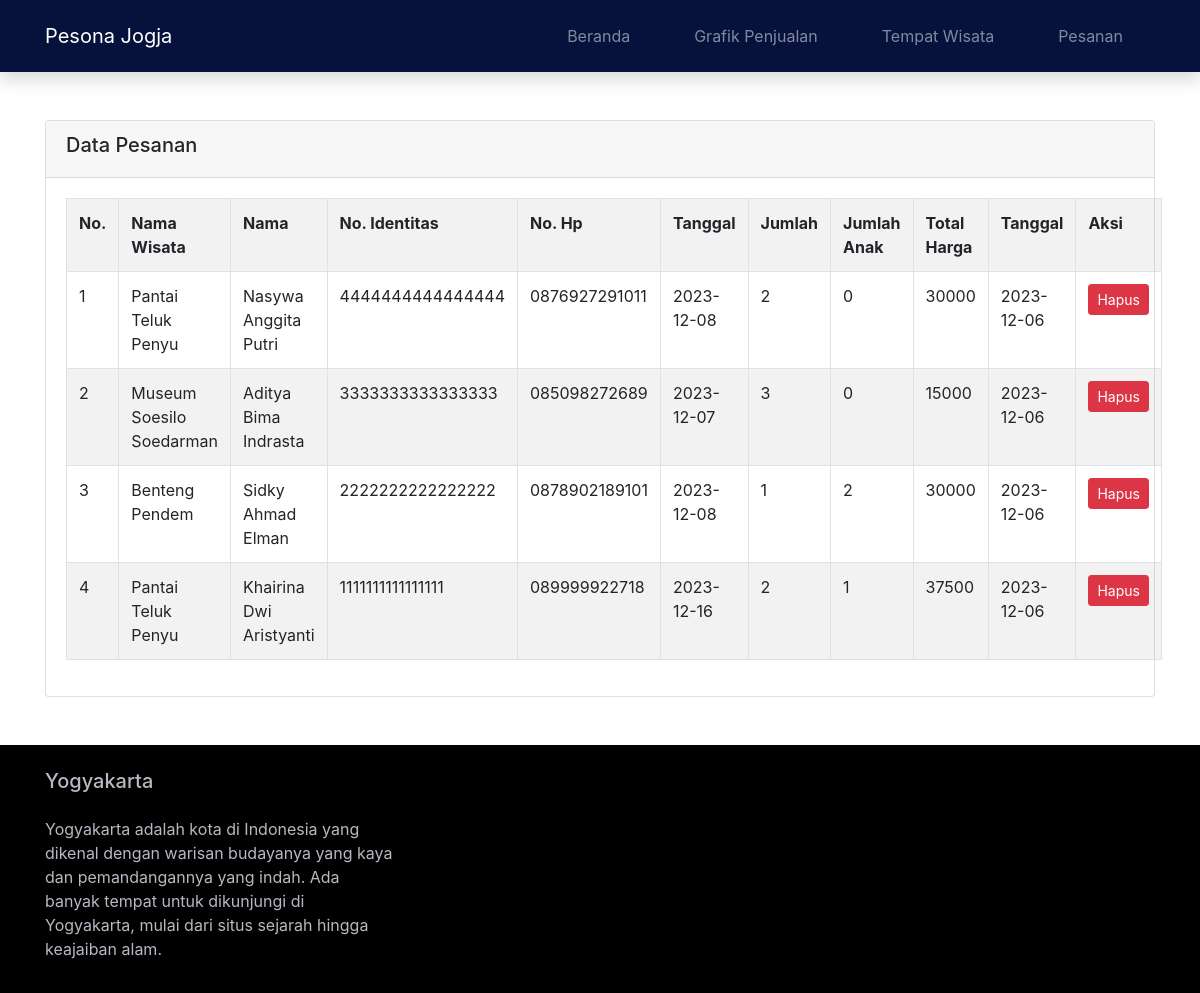
The page /index.php?page=pesanan on the database as committed earlier.
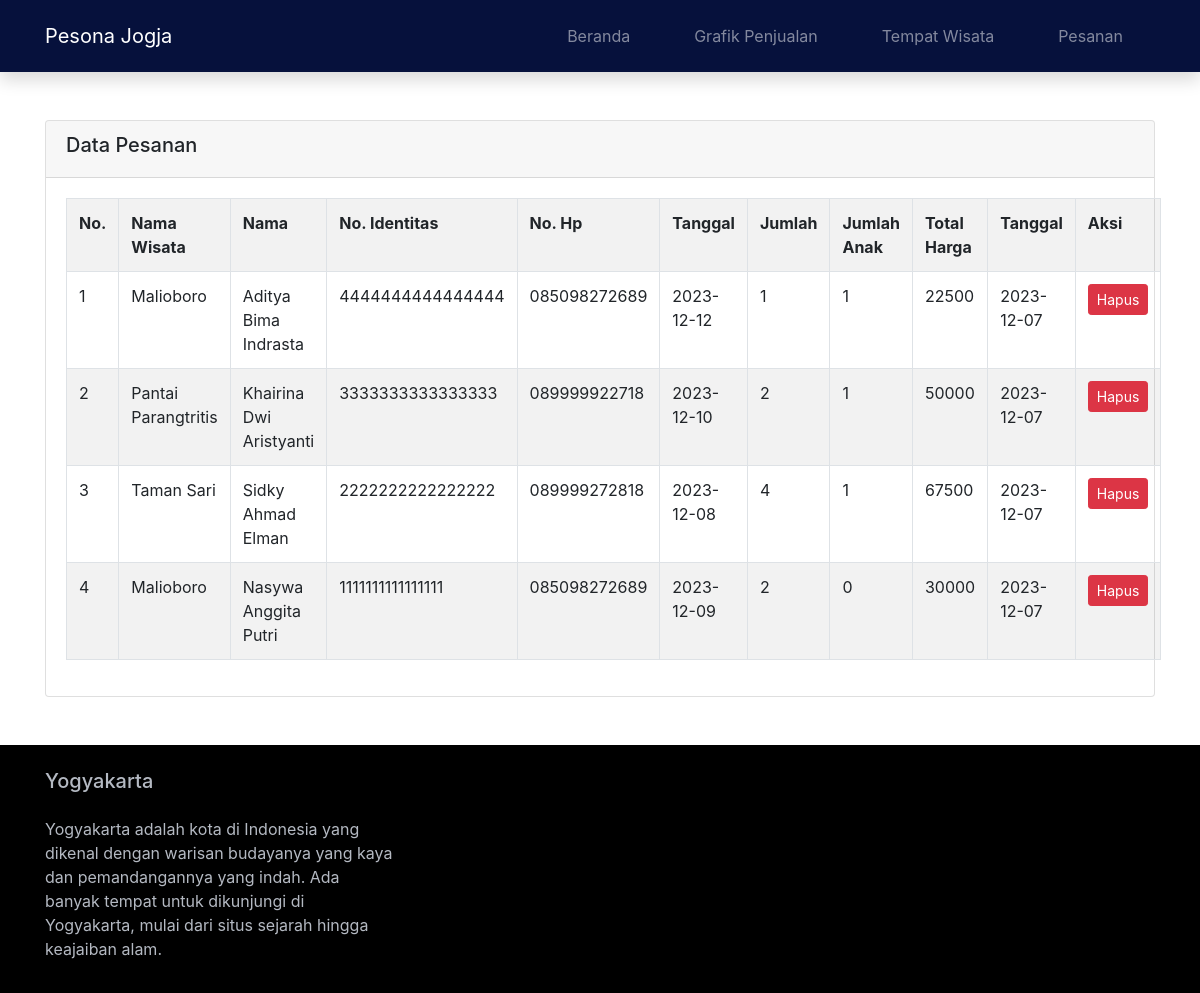
The same page on the database as committed later.
### tables this page shows
CREATE TABLE `transaksi` (
  `id` int(11) NOT NULL,
  `nama` varchar(100) NOT NULL,
  `no_identitas` bigint(20) NOT NULL,
  `no_hp` varchar(20) NOT NULL,
  `tanggal` date NOT NULL,
  `jml` int(10) NOT NULL,
  `jml_anak` int(10) NOT NULL,
  `nama_wisata` varchar(100) NOT NULL,
  `total_harga` bigint(20) NOT NULL,
  `tanggal_pesan` date NOT NULL
);

### pesanan.php (the view)
<?php
require ('koneksi.php');
$query = mysqli_query($koneksi,"SELECT * FROM transaksi ORDER BY id DESC");
?>
<div class="container">
    <div class="row">
        <div class="col-md-12">
            <div class="card">
                <div class="card-header">
                    <h5>Data Pesanan</h5>
                </div>
                <div class="card-body">
                    <table class="table table-striped table-bordered">
                        <tr>
                            <th>No.</th>
                            <th>Nama Wisata</th>
                            <th>Nama</th>
                            <th>No. Identitas</th>
                            <th>No. Hp</th>
                            <th>Tanggal</th>
                            <th>Jumlah</th>
                            <th>Jumlah Anak</th>
                            <th>Total Harga</th>
                            <th>Tanggal</th>
                            <th>Aksi</th>
                        </tr>
                        <?php $i = 1; ?>
                       <?php while($row = mysqli_fetch_array($query)) : ?>
                        <tr>
                            <td><?= $i ?></td>
                            <td><?= $row['nama_wisata'] ?></td>
                            <td><?= $row['nama'] ?></td>
                            <td><?= $row['no_identitas'] ?></td>
                            <td><?= $row['no_hp'] ?></td>
                            <td><?= $row['tanggal'] ?></td>
                            <td><?= $row['jml'] ?></td>
                            <td><?= $row['jml_anak'] ?></td>
                            <td><?= $row['total_harga'] ?></td>
                            <td><?= $row['tanggal_pesan'] ?></td>
                            <th>
                                <a href="index.php?page=hapus&id=<?= $row['id'] ?>" class="btn btn-danger btn-sm" onclick="return confirm('Apakah yakin ingin menghapus data ini?')">Hapus</a>
                            </th>
                        </tr>
                        <?php $i++; ?>
                        <?php endwhile; ?>
                    </table>
                </div>
            </div>
        </div>
    </div>
</div>

### index.php (shortened to what this page needs)
<!DOCTYPE html>
<html>
<head>
    <link rel="stylesheet" href="assets/css/bootstrap.min.css">
    <link href="assets/css/style.css" rel="stylesheet" />
    <link rel="stylesheet" href="https://cdnjs.cloudflare.com/ajax/libs/font-awesome/4.7.0/css/font-awesome.min.css">
</head>
<body>
    <nav class="navbar navbar-expand-lg navbar-dark shadow mb-5">
        <div class="container">
            <a class="navbar-brand" href="index.php">Pesona Jogja</a>
            <div class="collapse navbar-collapse" id="navbarNav">
                <ul class="navbar-nav ml-auto">
                    <li class="nav-item">
                        <a class="nav-link" href="index.php">Beranda</a>
                    </li>
                    <li class="nav-item">
                        <a class="nav-link" href="index.php?page=penjualan">Grafik Penjualan</a>
                    </li>
                    <li class="nav-item">
                        <a class="nav-link" href="index.php?page=wisata">Tempat Wisata</a>
                    </li>
                    <li class="nav-item">
                        <a class="nav-link" href="index.php?page=pesanan">Pesanan</a>
                    </li>
                </ul>
            </div>
        </div>
    </nav>
    <?php
        if (isset($_GET['page'])){
            $page = $_GET['page'];
            if($page == 'wisata'){
                include('wisata.php');
            }
            else if ($page == 'pesanan'){
                include('pesanan.php');
            }
}
?>
    <footer class="container-fluid mt-5">
        <div class="container">
            <div class="row pt-4 pb-3">
                <div class="col-md-4">
                    <h5>Yogyakarta</h5>
                    <p class="mt-4">Yogyakarta adalah kota di Indonesia yang dikenal dengan warisan budayanya yang kaya dan pemandangannya yang indah. Ada banyak tempat untuk dikunjungi di Yogyakarta, mulai dari situs sejarah hingga keajaiban alam.</p>
                </div>
            </div>
        </div>
    </footer>
</body>
</html>

### assets/css/style.css (style rules this page uses)
.nav-item { color: #eceff1;transition: 1s ease-in-out all;padding: 0 1em;margin: .5em; }
nav { background-color: #06113C; }
footer { background-color: black !important; color: #b4b9c2; }

Rows that differ between the two databases and show on the page:
removed transaksi: nama_wisata "Pantai Teluk Penyu", nama "Nasywa Anggita Putri", no_identitas "4444444444444444", no_hp "0876927291011", tanggal "2023-12-08", jml "2", jml_anak "0", total_harga "30000", tanggal_pesan "2023-12-06"
removed transaksi: nama_wisata "Museum Soesilo Soedarman", nama "Aditya Bima Indrasta", no_identitas "3333333333333333", no_hp "085098272689", tanggal "2023-12-07", jml "3", jml_anak "0", total_harga "15000", tanggal_pesan "2023-12-06"
removed transaksi: nama_wisata "Benteng Pendem", nama "Sidky Ahmad Elman", no_identitas "2222222222222222", no_hp "0878902189101", tanggal "2023-12-08", jml "1", jml_anak "2", total_harga "30000", tanggal_pesan "2023-12-06"
removed transaksi: nama_wisata "Pantai Teluk Penyu", nama "Khairina Dwi Aristyanti", no_identitas "1111111111111111", no_hp "089999922718", tanggal "2023-12-16", jml "2", jml_anak "1", total_harga "37500", tanggal_pesan "2023-12-06"
added transaksi: nama_wisata "Malioboro", nama "Aditya Bima Indrasta", no_identitas "4444444444444444", no_hp "085098272689", tanggal "2023-12-12", jml "1", jml_anak "1", total_harga "22500", tanggal_pesan "2023-12-07"
added transaksi: nama_wisata "Pantai Parangtritis", nama "Khairina Dwi Aristyanti", no_identitas "3333333333333333", no_hp "089999922718", tanggal "2023-12-10", jml "2", jml_anak "1", total_harga "50000", tanggal_pesan "2023-12-07"
added transaksi: nama_wisata "Taman Sari", nama "Sidky Ahmad Elman", no_identitas "2222222222222222", no_hp "089999272818", tanggal "2023-12-08", jml "4", jml_anak "1", total_harga "67500", tanggal_pesan "2023-12-07"
added transaksi: nama_wisata "Malioboro", nama "Nasywa Anggita Putri", no_identitas "1111111111111111", no_hp "085098272689", tanggal "2023-12-09", jml "2", jml_anak "0", total_harga "30000", tanggal_pesan "2023-12-07"
